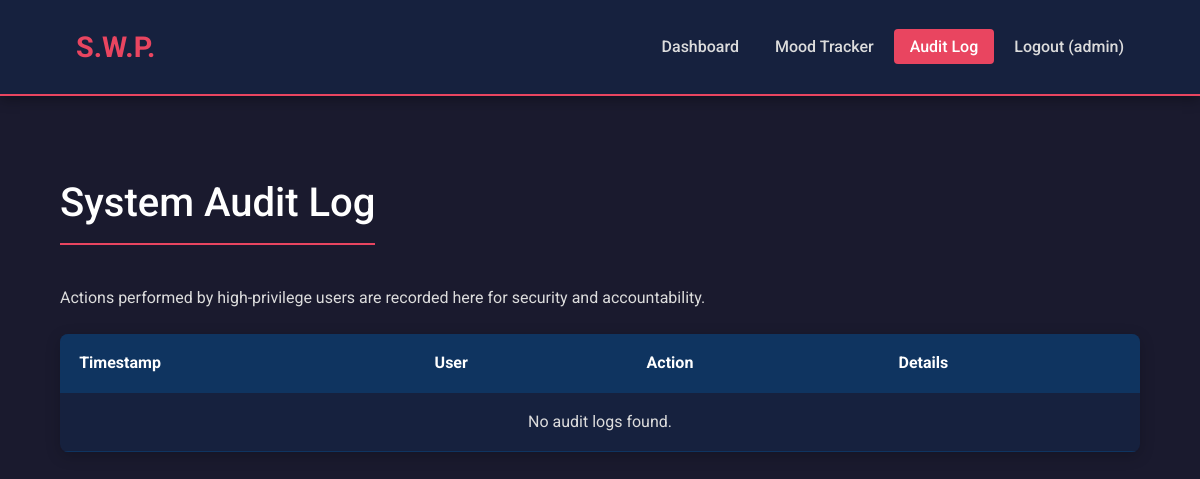
The app's page /audit-log (signed in), older data.
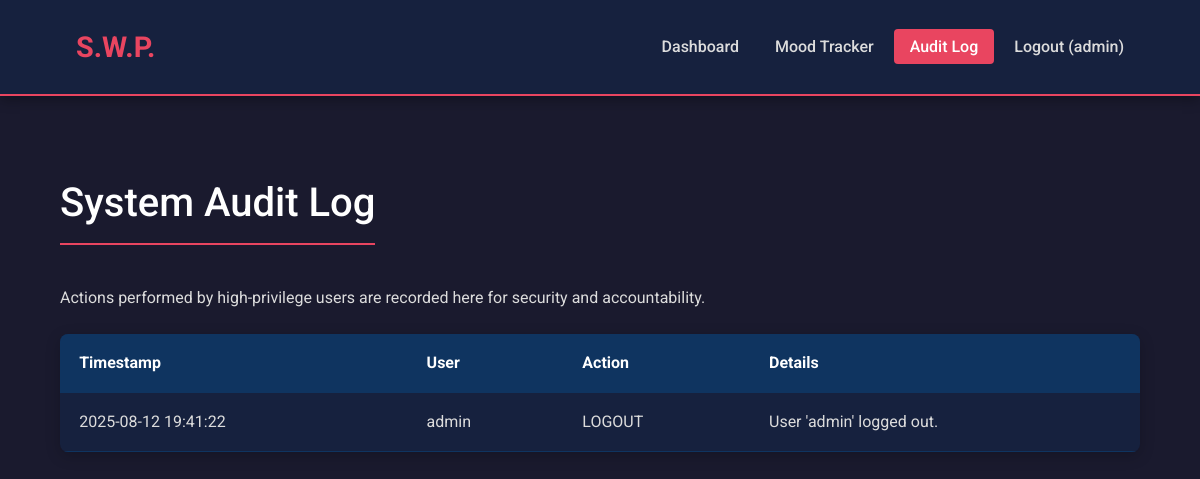
The same page, newer data.
### tables this page shows
CREATE TABLE users (
    id INTEGER PRIMARY KEY AUTOINCREMENT,
    username TEXT UNIQUE NOT NULL,
    password_hash TEXT NOT NULL,
    role TEXT NOT NULL DEFAULT 'analyst' -- Roles: 'doctor', 'analyst'
);

CREATE TABLE audit_logs (
    id INTEGER PRIMARY KEY AUTOINCREMENT,
    user_id INTEGER,
    action TEXT NOT NULL,
    timestamp TIMESTAMP NOT NULL DEFAULT CURRENT_TIMESTAMP,
    details TEXT,
    FOREIGN KEY (user_id) REFERENCES users (id)
);

### app.py (the view)
@app.route('/audit-log')
@login_required
@role_required('doctor')
def audit_log():
    db = get_db()
    logs = db.execute('SELECT a.timestamp, u.username, a.action, a.details FROM audit_logs a LEFT JOIN users u ON u.id = a.user_id ORDER BY a.timestamp DESC').fetchall()
    return render_template('audit_log.html', logs=logs)

### app.py (called while the page is built)
def get_db():
    db = getattr(g, '_database', None)
    if db is None:
        db = g._database = sqlite3.connect(DATABASE)
        db.row_factory = sqlite3.Row
    return db

@app.teardown_appcontext
def close_connection(exception):
    db = getattr(g, '_database', None)
    if db is not None:
        db.close()

@login_manager.user_loader
def load_user(user_id):
    db = get_db()
    user_data = db.execute('SELECT * FROM users WHERE id = ?', (user_id,)).fetchone()
    if user_data:
        return User(id=user_data['id'], username=user_data['username'], password_hash=user_data['password_hash'], role=user_data['role'])
    return None

def role_required(role):
    def decorator(f):
        @wraps(f)
        def decorated_function(*args, **kwargs):
            if not current_user.is_authenticated or current_user.role != role:
                log_action("ACCESS_DENIED", f"User '{current_user.username}' attempted to access a '{role}'-only page.")
                abort(403)
            return f(*args, **kwargs)
        return decorated_function
    return decorator

### templates/audit_log.html (shortened to what this page needs)
{% extends "base.html" %}
{% block content %}
    <h1>System Audit Log</h1>
    <p>Actions performed by high-privilege users are recorded here for security and accountability.</p>
    <table>
        <thead>
            <tr>
                <th>Timestamp</th>
                <th>User</th>
                <th>Action</th>
                <th>Details</th>
            </tr>
        </thead>
        <tbody>
            {% for log in logs %}
            <tr>
                <td>{{ log.timestamp.split('.')[0] }}</td>
                <td>{{ log.username or 'System' }}</td>
                <td>{{ log.action }}</td>
                <td>{{ log.details }}</td>
            </tr>
            {% else %}
            <tr>
                <td colspan="4" style="text-align: center;">No audit logs found.</td>
            </tr>
            {% endfor %}
        </tbody>
    </table>
{% endblock %}

### templates/base.html (shortened to what this page needs)
<!DOCTYPE html>
<html lang="en">
<head>
    <link rel="stylesheet" href="{{ url_for('static', filename='style.css') }}">
</head>
<body>
    <nav>
        <a href="{{ url_for('index') }}" class="logo">S.W.P.</a>
        <div>
            <a href="{{ url_for('index') }}" class="{{ 'active' if request.endpoint == 'index' else '' }}">Dashboard</a>
            <a href="{{ url_for('mood_tracker') }}" class="{{ 'active' if request.endpoint == 'mood_tracker' else '' }}">Mood Tracker</a>
            {% if current_user.is_authenticated %}
                {% if current_user.role == 'doctor' %}
                <a href="{{ url_for('audit_log') }}" class="{{ 'active' if request.endpoint == 'audit_log' else '' }}">Audit Log</a>
                {% endif %}
                <a href="{{ url_for('logout') }}">Logout ({{ current_user.username }})</a>
            {% else %}
                <a href="{{ url_for('login') }}" class="{{ 'active' if request.endpoint == 'login' else '' }}">Login</a>
                <a href="{{ url_for('register') }}" class="{{ 'active' if request.endpoint == 'register' else '' }}">Register</a>
            {% endif %}
        </div>
    </nav>
    <main class="container">
        {% block content %}{% endblock %}
    </main>
</body>
</html>

### static/style.css (style rules this page uses)
:root { --primary-bg: #1a1a2e; --secondary-bg: #16213e; --card-bg: #0f3460; --primary-text: #e94560; --secondary-text: #dcdcdc; --highlight-text: #ffffff; --border-color: #e94560; --success-color: #50c878; --warning-color: #f9a825; --error-color: #e94560; --font-family: 'Roboto', sans-serif; }
body { background-color: var(--primary-bg); color: var(--secondary-text); font-family: var(--font-family); margin: 0; line-height: 1.6; font-size: 16px; }
.container { width: 90%; max-width: 1400px; margin: 2rem auto; padding: 1rem; }
nav { background-color: var(--secondary-bg); padding: 1rem 5%; border-bottom: 2px solid var(--border-color); display: flex; justify-content: space-between; align-items: center; box-shadow: 0 4px 12px rgba(0,0,0,0.3); }
nav a { color: var(--secondary-text); text-decoration: none; padding: 0.5rem 1rem; border-radius: 4px; transition: all 0.3s ease; font-weight: 500; }
nav a:hover, nav a.active { background-color: var(--border-color); color: var(--highlight-text); transform: translateY(-2px); }
nav .logo { font-weight: 700; font-size: 1.8rem; color: var(--primary-text); }
h1, h2, h3, h4 { color: var(--highlight-text); font-weight: 500; }
h1 { font-size: 2.5rem; border-bottom: 2px solid var(--primary-text); display: inline-block; padding-bottom: 0.5rem; margin-bottom: 1.5rem; }
table { width: 100%; border-collapse: collapse; margin-top: 1.5rem; background-color: var(--secondary-bg); border-radius: 8px; overflow: hidden; box-shadow: 0 4px 15px rgba(0, 0, 0, 0.2); }
th, td { padding: 1rem 1.2rem; text-align: left; border-bottom: 1px solid var(--card-bg); }
thead { background-color: var(--card-bg); color: var(--highlight-text); font-weight: 700; }
tbody tr { transition: background-color 0.2s ease; }

Row changes from the older to the newer data that the page shows:
added audit_logs: timestamp "2025-08-12 19:41:22", username "admin", action "LOGOUT", details "User 'admin' logged out."
Text that changed along with them:
text no longer shown: "No audit logs found."
